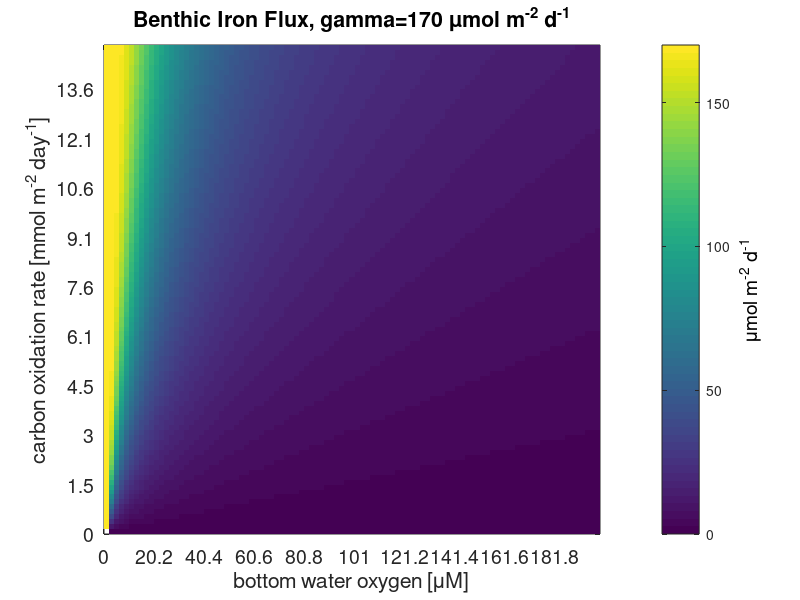

Write MATLAB code to recreate this figure.
%% BEC: Si/C ratio of diatom Si uptake
%
% Dale 2015
%
% flux of iron from sediments depends on:
%   bottom water O2 levels
%   POC flux to the sediment
%
% generally: 
%   the higher O2, the lower the Fe flux
%   the higher the POC flux, the higher the Fe flux
% Note that what I call "POC flux" here is "carbon oxidation rate" in the
% original paper. Here, the "POC flux" is corrected for what is lost to the
% sediment in BEC, and I only consider the part of the "POC flux to the
% sediment" that is actually respired. 
%
% Note that the data to fit the equation used are not really global...
% For example, for the SO, the benthic fluxes are quite high...
% Double-check iron inventory in your domain (especially scavenging rates as a sink)!!
%
% 
%
% CN (Sep 2018): please correct any bug you find and update the files on
% the Wiki as parametrizations change!

close all; clear all; clc;

% choose maximum flux of iron (in Dale et al., gamma is equal to 170 mumol
% m-2 d-1)
gamma = 170;  % umol m-2 d-1

% choose levels of O2 and POC flux to look at
n = 100;
c_ox  = linspace(0,15,n);   % mmol m-2 d-1
o2_bw = linspace(0,200,n);  % uM


%%%%%
%% nothing to be changed below this line
%%%%%

dfe = NaN(n,n);
for i=1:n
    for j=1:n
        dfe(i,j) = gamma .* tanh(c_ox(i)./o2_bw(j));
    end
end
clear i j

%%%%
%% plot
%%%%

width  = 22; 
height = 17;
vis    = 'on';
fs     = 14;
lw     = 3;

fig = figure('Units','Centimeters', 'Position',[0 0 width height], 'Visible', vis);
pcolor(dfe)
shading flat
hh=colorbar;
set(get(hh,'ylabel'),'string','\mumol m^{-2} d^{-1}','FontSize', fs);
caxis([0 gamma])
title(strcat(['Benthic Iron Flux, gamma=',num2str(gamma),' \mumol m^{-2} d^{-1}']),'FontSize',15,'FontWeight','bold')
xlabel('bottom water oxygen [\muM]','FontSize',14)
ylabel('carbon oxidation rate [mmol m^{-2} day^{-1}]','FontSize',14)
set(gca,'YTick',1:10:numel(c_ox),'YTickLabel',round(10.*c_ox(1:10:end))./10)
set(gca,'XTick',1:10:numel(o2_bw),'XTickLabel',round(10.*o2_bw(1:10:end))./10)
set(gca,'FontSize',fs)


